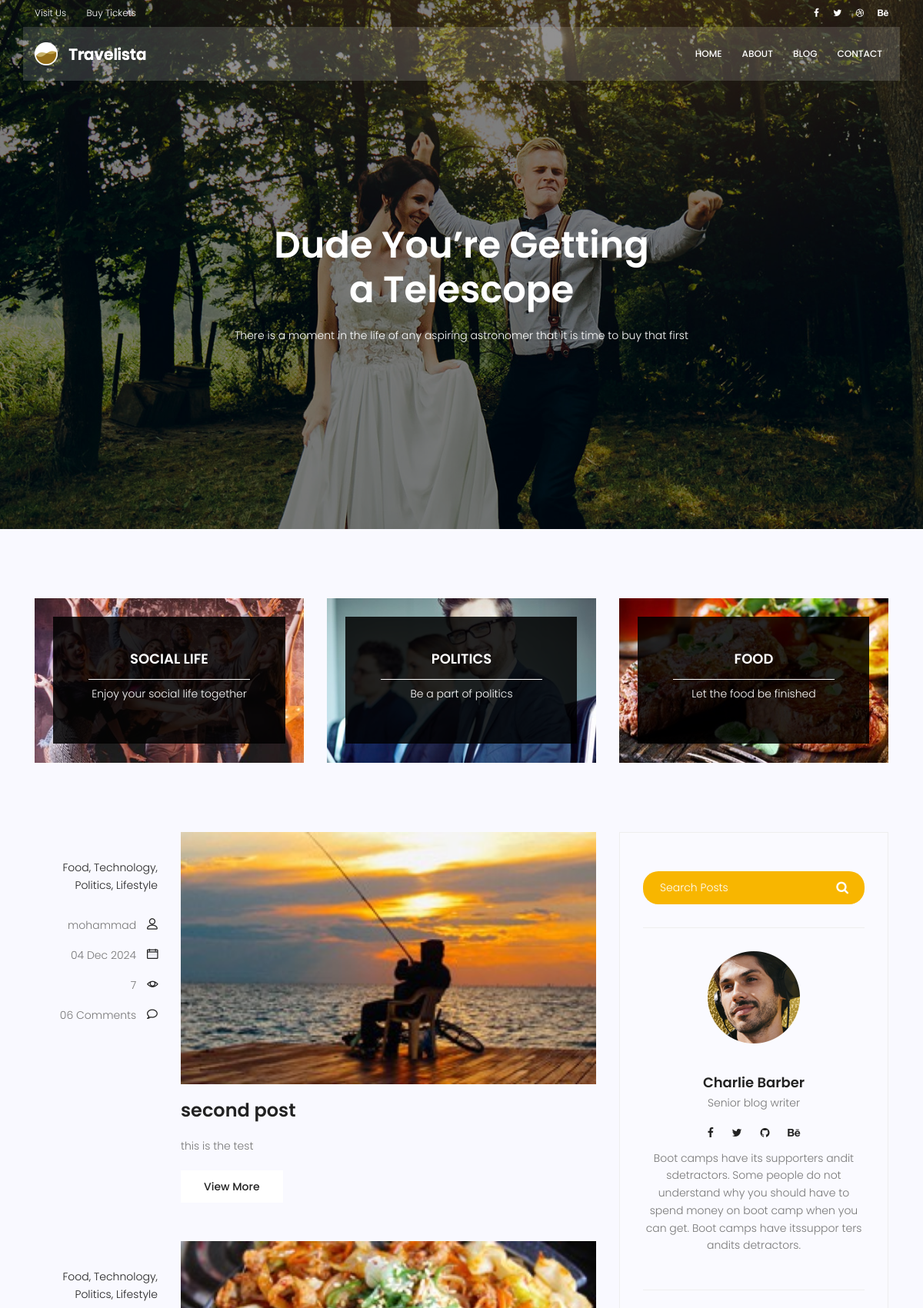
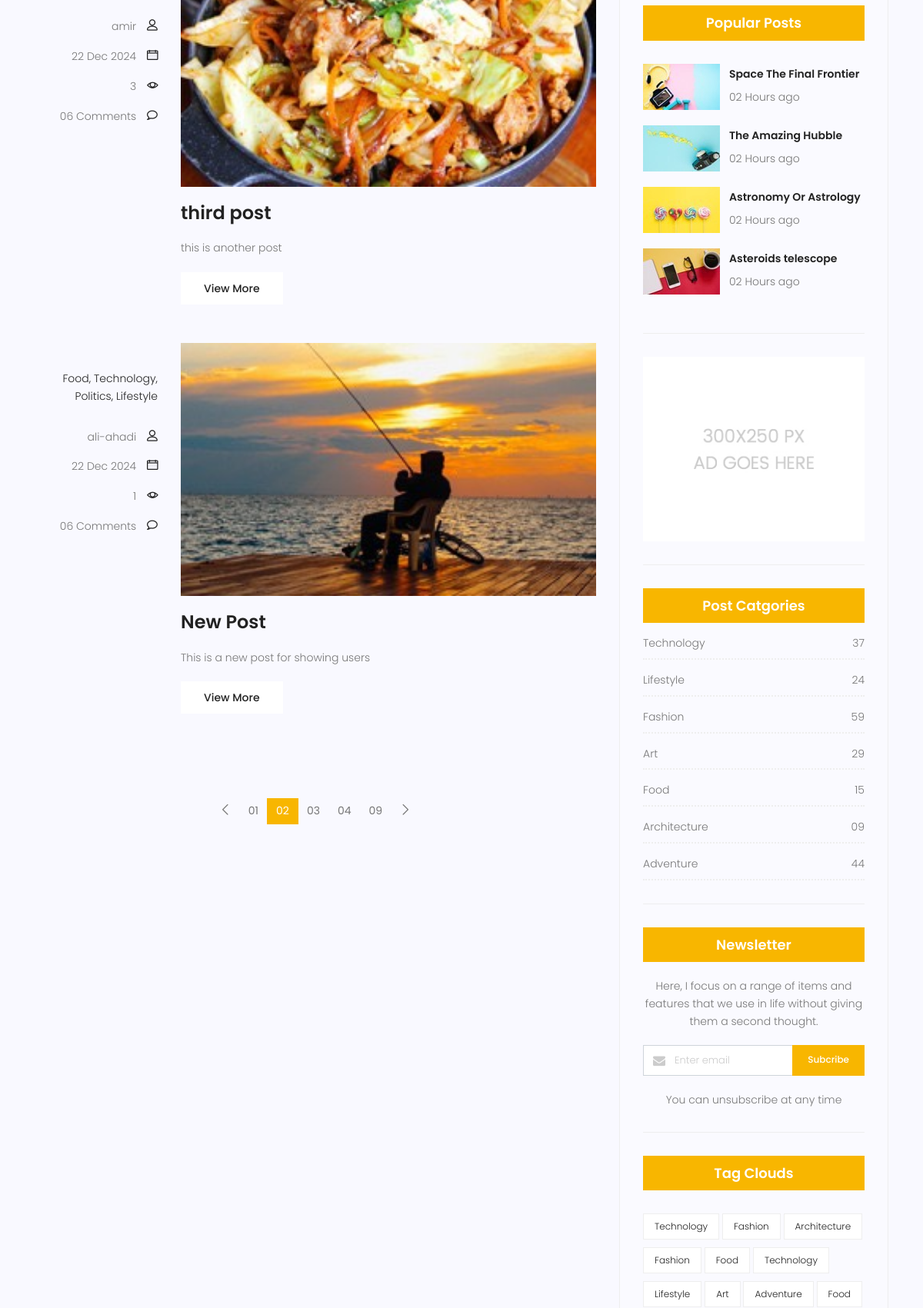
Screenshot of /blog/ (upper part) with the database file from the repository (2 pictures, top to bottom).
### blog/models.py (models this page shows, shortened)
class Post(models.Model):
    author=models.ForeignKey(User,on_delete=models.SET_NULL,null=True)
    image=models.ImageField(upload_to='blog/',default='blog/default.jpg')
    title=models.CharField(max_length=255)
    content=models.TextField()
    counted_view=models.IntegerField(default=0)
    status=models.BooleanField(default=False)
    published_date=models.DateTimeField(null=True)
    created_date= models.DateTimeField(auto_now_add=True)
    updated_date= models.DateTimeField(auto_now=True)

### blog/views.py (the view)
# urls.py: path('',blog_home,name='blog'),
def blog_home(request):
    posts=Post.objects.filter(status=1)
    context={'posts':posts}
    return render(request,'blog/blog-home.html',context)

### templates/blog/blog-home.html (shortened to what this page needs)
{% extends 'base.html' %} {% load static%} {%block content%}
<section class="banner-area relative blog-home-banner" id="home">
  <div class="overlay overlay-bg"></div>
  <div class="container">
    <div class="row d-flex align-items-center justify-content-center">
      <div class="about-content blog-header-content col-lg-12">
        <h1 class="text-white">Dude You’re Getting a Telescope</h1>
        <p class="text-white">
          There is a moment in the life of any aspiring astronomer that it is
          time to buy that first
        </p>
      </div>
    </div>
  </div>
</section>
<section class="top-category-widget-area pt-90 pb-90">
  <div class="container">
    <div class="row">
      <div class="col-lg-4">
        <div class="single-cat-widget">
          <div class="content relative">
            <div class="overlay overlay-bg"></div>
            <a href="#" target="_blank">
              <div class="thumb">
                <img
                  class="content-image img-fluid d-block mx-auto"
                  src="{% static  'img/blog/cat-widget1.jpg' %}"
                  alt=""
                />
              </div>
              <div class="content-details">
                <h4 class="content-title mx-auto text-uppercase">
                  Social life
                </h4>
                <span></span>
                <p>Enjoy your social life together</p>
              </div>
            </a>
          </div>
        </div>
      </div>
      <div class="col-lg-4">
        <div class="single-cat-widget">
          <div class="content relative">
            <div class="overlay overlay-bg"></div>
            <a href="#" target="_blank">
              <div class="thumb">
                <img
                  class="content-image img-fluid d-block mx-auto"
                  src="{% static  'img/blog/cat-widget2.jpg' %}"
                  alt=""
                />
              </div>
              <div class="content-details">
                <h4 class="content-title mx-auto text-uppercase">Politics</h4>
                <span></span>
                <p>Be a part of politics</p>
              </div>
            </a>
          </div>
        </div>
      </div>
      <div class="col-lg-4">
        <div class="single-cat-widget">
          <div class="content relative">
            <div class="overlay overlay-bg"></div>
            <a href="#" target="_blank">
              <div class="thumb">
                <img
                  class="content-image img-fluid d-block mx-auto"
                  src="{% static  'img/blog/cat-widget3.jpg' %}"
                  alt=""
                />
              </div>
              <div class="content-details">
                <h4 class="content-title mx-auto text-uppercase">Food</h4>
                <span></span>
                <p>Let the food be finished</p>
              </div>
            </a>
          </div>
        </div>
      </div>
    </div>
  </div>
</section>
<section class="post-content-area">
  <div class="container">
    <div class="row">
      <div class="col-lg-8 posts-list">
{%for post in posts%}
        <div class="single-post row">
          <div class="col-lg-3 col-md-3 meta-details">
            <ul class="tags">
              <li><a href="#">Food,</a></li>
              <li><a href="#">Technology,</a></li>
              <li><a href="#">Politics,</a></li>
              <li><a href="#">Lifestyle</a></li>
            </ul>
            <div class="user-details row">
              <p class="user-name col-lg-12 col-md-12 col-6">
                <a href="#">{{post.author}}</a> <span class="lnr lnr-user"></span>
              </p>
              <p class="date col-lg-12 col-md-12 col-6">
                <a href="#">{{post.published_date|date:"d M Y"}}</a>
                <span class="lnr lnr-calendar-full"></span>
              </p>
              <p class="view col-lg-12 col-md-12 col-6">
                <a href="#">{{post.counted_view}}</a> <span class="lnr lnr-eye"></span>
              </p>
              <p class="comments col-lg-12 col-md-12 col-6">
                <a href="#">06 Comments</a> <span class="lnr lnr-bubble"></span>
              </p>
            </div>
          </div>
          <div class="col-lg-9 col-md-9">
            <div class="feature-img">
              <img
                class="img-fluid"
                src={{post.image.url}}
                alt=""
              />
            </div>
            <a class="posts-title" href="{% url 'blog:blog_single' pid=post.id %}"
              ><h3>{{post.title}}</h3></a
            >
            <p class="excert">
				{{post.content}}
            </p>
            <a href="{% url 'blog:blog_single' pid=post.id %}" class="primary-btn">View More</a>
          </div>
        </div>
		{%endfor%}
        <nav class="blog-pagination justify-content-center d-flex">
          <ul class="pagination">
            <li class="page-item">
              <a href="#" class="page-link" aria-label="Previous">
                <span aria-hidden="true">
                  <span class="lnr lnr-chevron-left"></span>
                </span>
              </a>
            </li>
            <li class="page-item"><a href="#" class="page-link">01</a></li>
            <li class="page-item active">
              <a href="#" class="page-link">02</a>
            </li>
            <li class="page-item"><a href="#" class="page-link">03</a></li>
            <li class="page-item"><a href="#" class="page-link">04</a></li>
            <li class="page-item"><a href="#" class="page-link">09</a></li>
            <li class="page-item">
              <a href="#" class="page-link" aria-label="Next">
                <span aria-hidden="true">
                  <span class="lnr lnr-chevron-right"></span>
                </span>
              </a>
            </li>
          </ul>
        </nav>
      </div>
      <div class="col-lg-4 sidebar-widgets">
        <div class="widget-wrap">
          <div class="single-sidebar-widget search-widget">
            <form class="search-form" action="#">
              <input
                placeholder="Search Posts"
                name="search"
                type="text"
                onfocus="this.placeholder = ''"
                onblur="this.placeholder = 'Search Posts'"
              />
              <button type="submit"><i class="fa fa-search"></i></button>
            </form>
          </div>
          <div class="single-sidebar-widget user-info-widget">
            <img src="{% static  'img/blog/user-info.png' %}" alt="" />
            <a href="#"><h4>Charlie Barber</h4></a>
            <p>Senior blog writer</p>
            <ul class="social-links">
              <li>
                <a href="#"><i class="fa fa-facebook"></i></a>
              </li>
              <li>
                <a href="#"><i class="fa fa-twitter"></i></a>
              </li>
              <li>
                <a href="#"><i class="fa fa-github"></i></a>
              </li>
              <li>
                <a href="#"><i class="fa fa-behance"></i></a>
              </li>
            </ul>
            <p>
              Boot camps have its supporters andit sdetractors. Some people do
              not understand why you should have to spend money on boot camp
              when you can get. Boot camps have itssuppor ters andits
              detractors.
            </p>
          </div>
          <div class="single-sidebar-widget popular-post-widget">
            <h4 class="popular-title">Popular Posts</h4>
            <div class="popular-post-list">
              <div class="single-post-list d-flex flex-row align-items-center">
                <div class="thumb">
                  <img
                    class="img-fluid"
                    src="{% static  'img/blog/pp1.jpg' %}"
                    alt=""
                  />
                </div>
                <div class="details">
                  <a href="blog-single.html"
                    ><h6>Space The Final Frontier</h6></a
                  >
                  <p>02 Hours ago</p>
                </div>
              </div>
              <div class="single-post-list d-flex flex-row align-items-center">
                <div class="thumb">
                  <img
                    class="img-fluid"
                    src="{% static  'img/blog/pp2.jpg' %}"
                    alt=""
                  />
                </div>
                <div class="details">
                  <a href="blog-single.html"><h6>The Amazing Hubble</h6></a>
                  <p>02 Hours ago</p>
                </div>
              </div>
              <div class="single-post-list d-flex flex-row align-items-center">
                <div class="thumb">
                  <img
                    class="img-fluid"
                    src="{% static  'img/blog/pp3.jpg' %}"
                    alt=""
                  />
                </div>
                <div class="details">
                  <a href="blog-single.html"><h6>Astronomy Or Astrology</h6></a>
                  <p>02 Hours ago</p>
                </div>
              </div>
              <div class="single-post-list d-flex flex-row align-items-center">
                <div class="thumb">
                  <img
                    class="img-fluid"
                    src="{% static  'img/blog/pp4.jpg' %}"
                    alt=""
                  />
                </div>
                <div class="details">
                  <a href="blog-single.html"><h6>Asteroids telescope</h6></a>
                  <p>02 Hours ago</p>
                </div>
              </div>
            </div>
          </div>
          <div class="single-sidebar-widget ads-widget">
            <a href="#"
              ><img
                class="img-fluid"
                src="{% static  'img/blog/ads-banner.jpg' %}"
                alt=""
            /></a>
          </div>
          <div class="single-sidebar-widget post-category-widget">
            <h4 class="category-title">Post Catgories</h4>
            <ul class="cat-list">
              <li>
                <a href="#" class="d-flex justify-content-between">
                  <p>Technology</p>
                  <p>37</p>
                </a>
              </li>
              <li>
                <a href="#" class="d-flex justify-content-between">
                  <p>Lifestyle</p>
                  <p>24</p>
                </a>
              </li>
              <li>
                <a href="#" class="d-flex justify-content-between">
                  <p>Fashion</p>
                  <p>59</p>
                </a>
              </li>
              <li>
                <a href="#" class="d-flex justify-content-between">
                  <p>Art</p>
                  <p>29</p>
                </a>
              </li>
              <li>
                <a href="#" class="d-flex justify-content-between">
                  <p>Food</p>
                  <p>15</p>
                </a>
              </li>
              <li>
                <a href="#" class="d-flex justify-content-between">
                  <p>Architecture</p>
                  <p>09</p>
                </a>
              </li>
              <li>
                <a href="#" class="d-flex justify-content-between">
                  <p>Adventure</p>
                  <p>44</p>
                </a>
              </li>
            </ul>
          </div>
          <div class="single-sidebar-widget newsletter-widget">
            <h4 class="newsletter-title">Newsletter</h4>
            <p>
              Here, I focus on a range of items and features that we use in life
              without giving them a second thought.
            </p>
            <div class="form-group d-flex flex-row">
              <div class="col-autos">
                <div class="input-group">
                  <div class="input-group-prepend">
                    <div class="input-group-text">
                      <i class="fa fa-envelope" aria-hidden="true"></i>
                    </div>
                  </div>
                  <input
                    type="text"
                    class="form-control"
                    id="inlineFormInputGroup"
                    placeholder="Enter email"
                    onfocus="this.placeholder = ''"
                    onblur="this.placeholder = 'Enter email'"
                  />
                </div>
              </div>
              <a href="#" class="bbtns">Subcribe</a>
            </div>
            <p class="text-bottom">You can unsubscribe at any time</p>
          </div>
          <div class="single-sidebar-widget tag-cloud-widget">
            <h4 class="tagcloud-title">Tag Clouds</h4>
            <ul>
              <li><a href="#">Technology</a></li>
              <li><a href="#">Fashion</a></li>
              <li><a href="#">Architecture</a></li>
              <li><a href="#">Fashion</a></li>
              <li><a href="#">Food</a></li>
              <li><a href="#">Technology</a></li>
              <li><a href="#">Lifestyle</a></li>
              <li><a href="#">Art</a></li>
              <li><a href="#">Adventure</a></li>
              <li><a href="#">Food</a></li>
            </ul>
          </div>
        </div>
      </div>
    </div>
  </div>
</section>
{%endblock%}

### rows the page displays
Post: author "mohammad", published_date "04 Dec 2024", counted_view "7", image (placeholder picture), title "second post", content "this is the test"
Post: author "amir", published_date "22 Dec 2024", counted_view "3", image (picture), title "third post", content "this is another post"
Post: author "ali-ahadi", published_date "22 Dec 2024", counted_view "1", image (placeholder picture), title "New Post", content "This is a new post for showing users"
